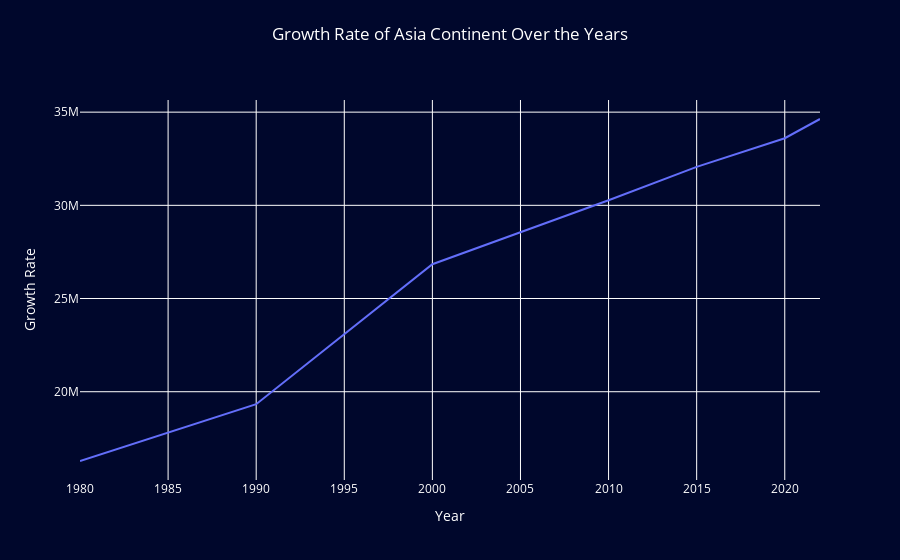

Notebook cell for this chart:
### Code cell
continent_growth = df_melting.groupby('Year')['GrowthRate'].mean().reset_index()

fig = px.line(continent_growth, x='Year', y='GrowthRate',
             labels={'Year':'Year', 'GrowthRate':'GrowthRate'},
             title='Growth rate of Asia contient over the years')
fig.update_layout(
    title=dict(
        text="Growth Rate of Asia Continent Over the Years",
        y=0.95, x=0.5, yanchor="top", xanchor="center"
    ),
    xaxis_title="Year",
    yaxis_title="Growth Rate",
    paper_bgcolor="#00072C",
    plot_bgcolor="#00072C",
    font=dict(color="white")
)
fig.show()

### Figure 1 — Plotly figure (JSON) as saved in the notebook; plotly's stock layout.template omitted (floating-point values rounded to 4 significant figures)
{"data": [{"hovertemplate": "Year=%{x}<br>GrowthRate=%{y}<extra></extra>", "legendgroup": "", "line": {"color": "#636efa", "dash": "solid"}, "marker": {"symbol": "circle"}, "mode": "lines", "name": "", "orientation": "v", "showlegend": false, "type": "scatter", "x": [1980, 1990, 2000, 2010, 2015, 2020, 2022], "xaxis": "x", "y": [16280000.0, 19330000.0, 26840000.0, 30270000.0, 32070000.0, 33600000.0, 34630000.0], "yaxis": "y"}], "layout": {"autosize": true, "font": {"color": "white"}, "legend": {"tracegroupgap": 0}, "paper_bgcolor": "#00072C", "plot_bgcolor": "#00072C", "title": {"text": "Growth Rate of Asia Continent Over the Years", "x": 0.5, "xanchor": "center", "y": 0.95, "yanchor": "top"}, "xaxis": {"anchor": "y", "autorange": true, "domain": [0, 1], "range": [1980, 2022], "title": {"text": "Year"}, "type": "linear"}, "yaxis": {"anchor": "x", "autorange": true, "domain": [0, 1], "range": [15260000.0, 35650000.0], "title": {"text": "Growth Rate"}, "type": "linear"}}}
